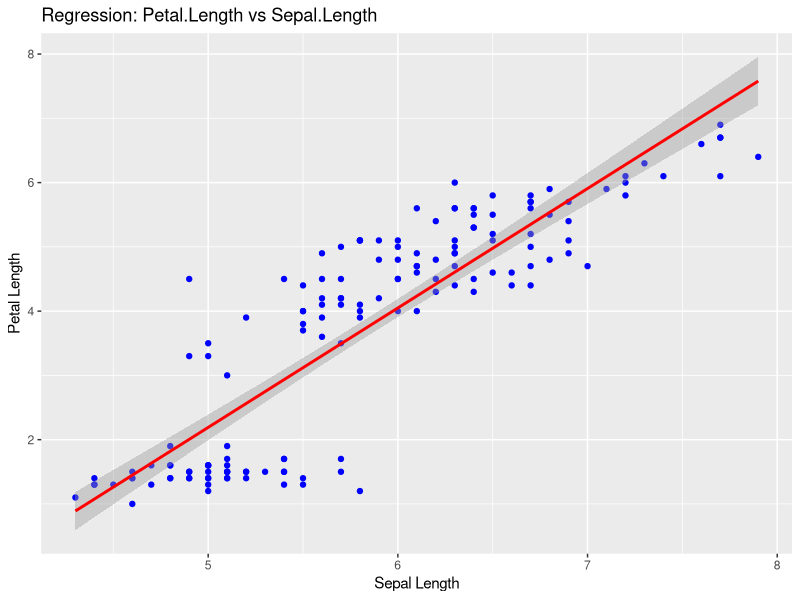
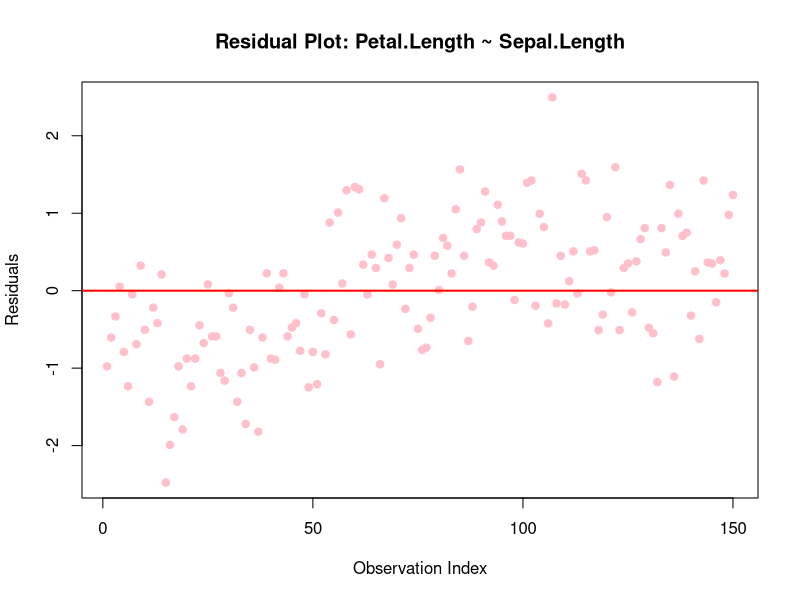

Reproduce these figures in R, in order.
# Load necessary libraries
library(ggplot2)
library(dplyr)

# Load built-in datasets
data("iris")
data("mtcars")
data("airquality")

# 1. Simple Linear Regression: Predict Petal.Length from Sepal.Length (iris)
model_iris <- lm(Petal.Length ~ Sepal.Length, data = iris)
summary(model_iris)

# Plot regression line
ggplot(iris, aes(x = Sepal.Length, y = Petal.Length)) +
  geom_point(color = "blue") +
  geom_smooth(method = "lm", se = TRUE, color = "red") +
  labs(
    title = "Regression: Petal.Length vs Sepal.Length",
    x = "Sepal Length",
    y = "Petal Length"
  )

# 2. Multiple Linear Regression: Predict mpg using wt, hp, and drat (mtcars)

model_mtcars <- lm(mpg ~ wt + hp + drat, data = mtcars)
summary(model_mtcars)

# Extract R-squared and Adjusted R-squared
r_squared <- summary(model_mtcars)$r.squared
adj_r_squared <- summary(model_mtcars)$adj.r.squared

cat("R-squared:", r_squared, "\n")
cat("Adjusted R-squared:", adj_r_squared, "\n")

# 3. Plot residuals of the iris regression model (Q1)

plot(model_iris$residuals,
     main = "Residual Plot: Petal.Length ~ Sepal.Length",
     ylab = "Residuals",
     xlab = "Observation Index",
     pch = 19, col = "pink")

abline(h = 0, col = "red", lwd = 2)

airquality_clean <- na.omit(airquality[, c("Ozone", "Temp")])

model_air <- lm(Ozone ~ Temp, data = airquality_clean)
summary(model_air)

